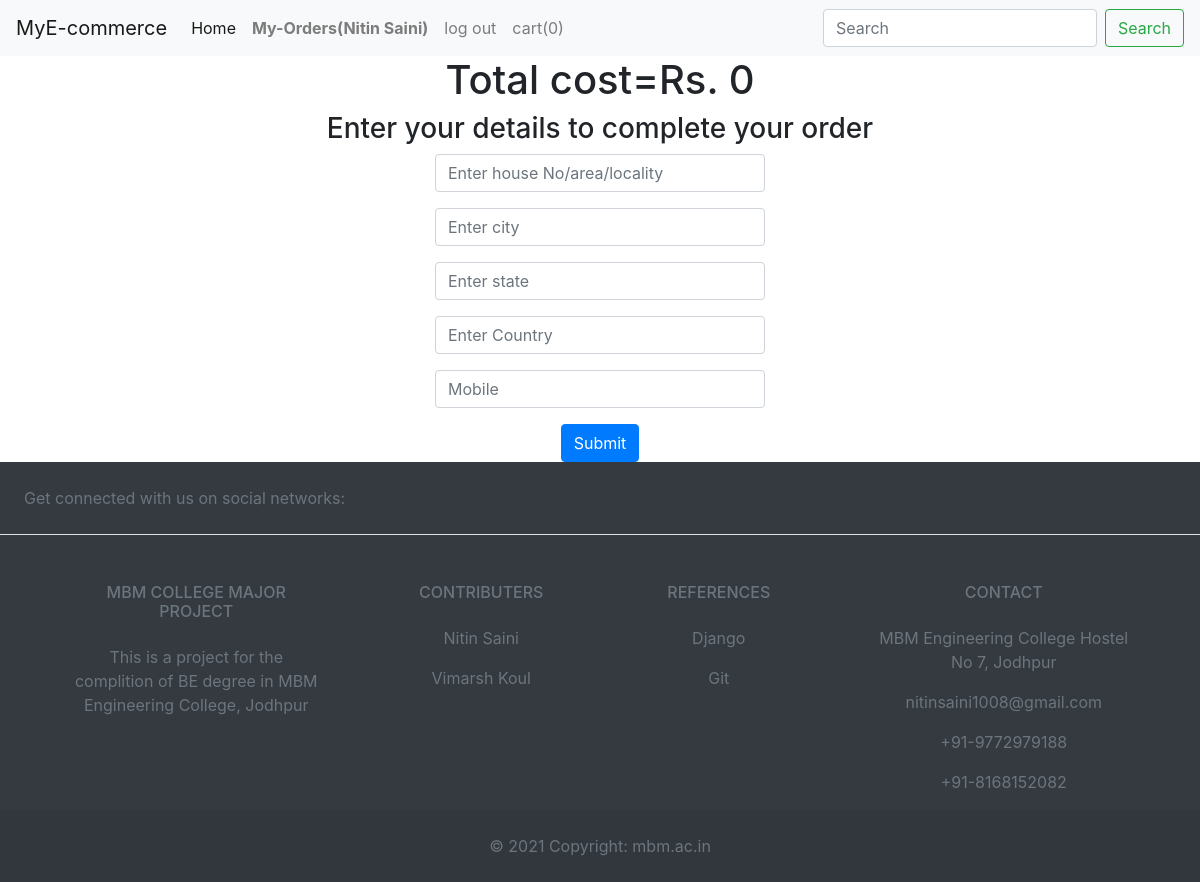
Page /pre_buy (signed in) on the earlier database version.
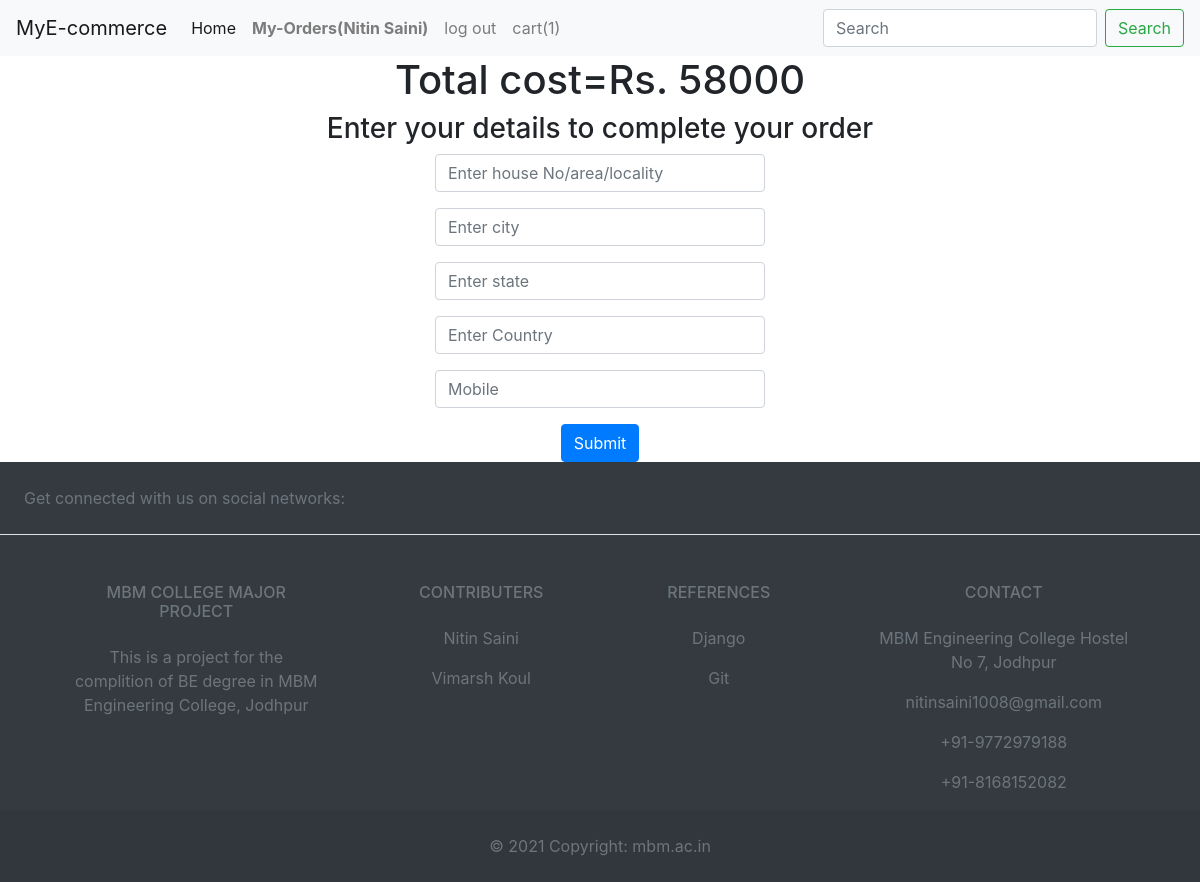
Same page on the later database version.
### pro/models.py (models this page shows)
class cart(models.Model):
	name=models.ForeignKey(User,on_delete=models.CASCADE, unique=True)
	cost=models.IntegerField(default=0)
	item=models.ManyToManyField(buyed, null=True, blank=True)
	datetime=models.DateTimeField(auto_now_add=True)

### pro/views.py (the view, shortened to what this page needs)
# urls.py: path('pre_buy',views.pre_buy,name='pre_buy'),
@login_required
def pre_buy(request):
	l = 0
	if(request.user.is_authenticated):
		l=cart.objects.get(name=request.user).item.count()
	c=cart.objects.get(name=request.user)
	return render(request,'pre_buy.html',{'c':c, "l": l})

### templates/pre_buy.html (shortened to what this page needs)
<!doctype html>
<html lang="en">
  <head>
    <link rel="stylesheet" href="https://cdn.jsdelivr.net/npm/bootstrap@4.3.1/dist/css/bootstrap.min.css">
  </head>
  <body class="d-flex flex-column min-vh-100">
    <nav class="navbar navbar-expand-lg navbar-light bg-light">
  <a class="navbar-brand" href="/">MyE-commerce</a>
  <div class="collapse navbar-collapse" id="navbarSupportedContent">
    <ul class="navbar-nav mr-auto">
      <li class="nav-item active">
        <a class="nav-link" href="/">Home <span class="sr-only">(current)</span></a>
      </li>
      {% if user.is_authenticated %}
      <li class="nav-item">
        <a class="nav-link font-weight-bold" href="/account">My-Orders({{user.first_name}})</a>
      </li>
      <li class="nav-item dropdown">
        <a class="nav-link" href="/log_out">log out</a>
      </li>
      <li class="nav-item dropdown">
        <a class="nav-link" href="my_cart">cart({{l}})</a>
      </li>
      {% endif %}
    </ul>
    <form action="search_name" class="form-inline my-2 my-lg-0">
      <input name="search" class="form-control mr-sm-2" type="search" placeholder="Search" aria-label="Search">
      <button class="btn btn-outline-success my-2 my-sm-0" type="submit">Search</button>
    </form>
  </div>
</nav>
    <div style="text-align: center;">
		<h1>Total cost=Rs. {{c.cost}}</h1>
		<h3>Enter your details to complete your order</h3>
    <div class="container" style="width: 30%;">
		<form method="post">
      <div class="form-group">
        <input type="text" name="address" class="form-control" aria-describedby="emailHelp" placeholder="Enter house No/area/locality" required>
      </div>
      <div class="form-group">
        <input type="text" name="city" class="form-control" aria-describedby="emailHelp" placeholder="Enter city" required>
      </div>
      <div class="form-group">
        <input type="text" name="state" class="form-control" aria-describedby="emailHelp" placeholder="Enter state" required>
      </div>
      <div class="form-group">
        <input type="text" name="country" class="form-control" aria-describedby="emailHelp" placeholder="Enter Country" required>
      </div>
      <div class="form-group">
        <input type="tel" name="mobile" class="form-control" aria-describedby="emailHelp" placeholder="Mobile" required pattern="[0-9]{10}">
      </div>
			<input type="submit" class="btn btn-primary" name="submit">
		</form>
    </div>
	</div>
{% include 'footer.html' %}
  </body>
</html>

Differences in the rows shown:
changed cart: cost "0" → "58000"
Other differences:
{{ l }}: "0" → "1"
